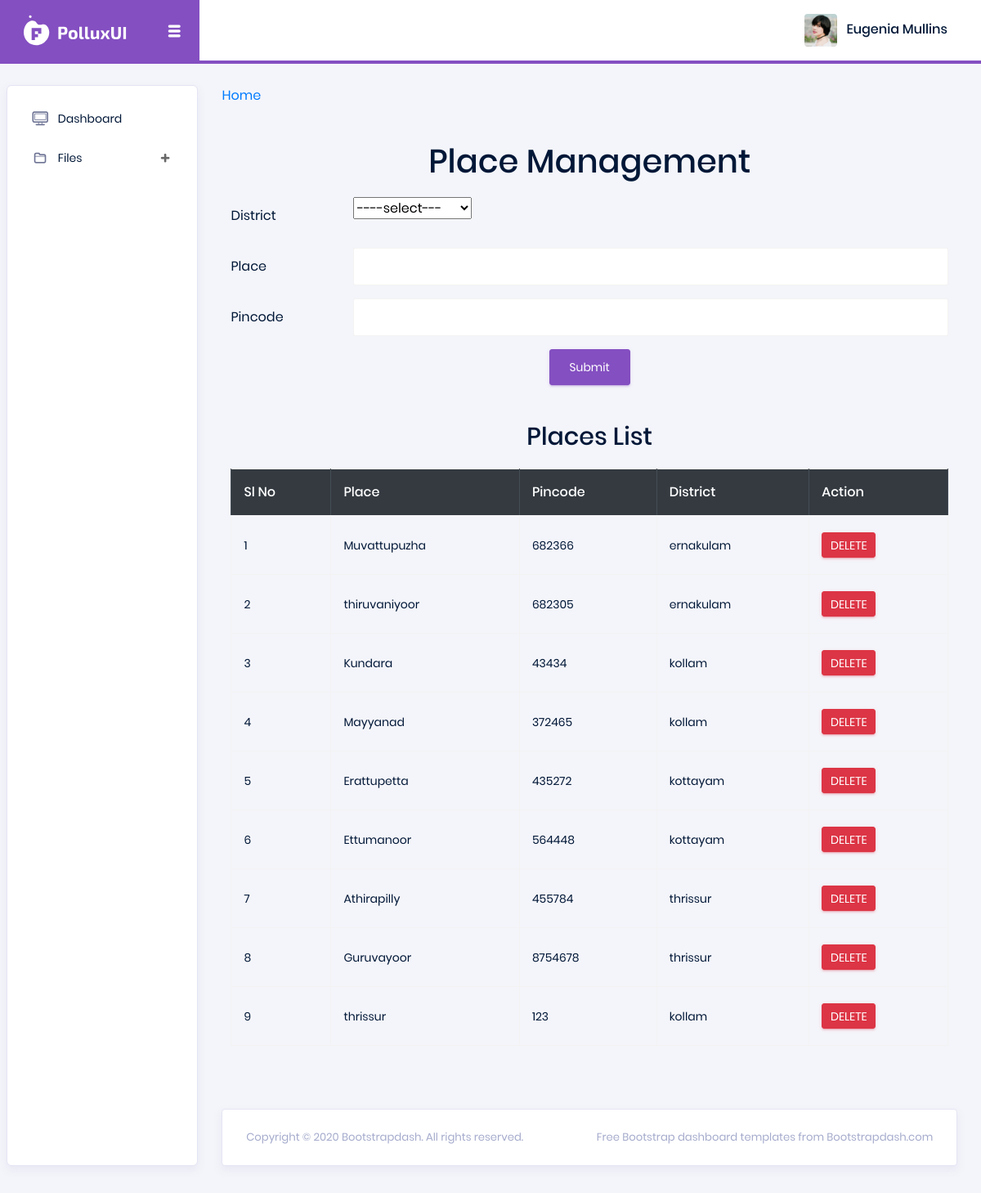
The page /Project/Admin/Place.php on the database its author committed.
### tables this page shows
CREATE TABLE `tbl_place` (
  `place_id` int(11) NOT NULL,
  `place_name` varchar(60) NOT NULL,
  `place_pincode` int(60) NOT NULL,
  `district_id` int(11) NOT NULL
);

CREATE TABLE `tbl_district` (
  `district_id` int(11) NOT NULL,
  `district_name` varchar(60) NOT NULL
);

### Project/Admin/Place.php (the view, shortened to what this page needs)
<?php
include("Head.php");
 include("../Assets/Connection/Connection.php");
		?>
<!DOCTYPE html PUBLIC "-//W3C//DTD XHTML 1.0 Transitional//EN" "http://www.w3.org/TR/xhtml1/DTD/xhtml1-transitional.dtd">
<html xmlns="http://www.w3.org/1999/xhtml">
<head>
</head>
<body>
<a href="HomePage.php">Home </a>
<div class="container my-5">
        <h2 class="text-center mb-4">Place Management</h2>
        <form id="form1" name="form1" method="post" action="">
            <div class="row mb-3">
                <label for="SelDistrict" class="col-sm-2 col-form-label">District</label>
                <div class="col-sm-10">
                    <select class="form-select" name="SelDistrict" id="SelDistrict" required>
                        <option value="----select---">----select---</option>
                    </select>
                </div>
            </div>
            <div class="row mb-3">
                <label for="txt_place" class="col-sm-2 col-form-label">Place</label>
                <div class="col-sm-10">
                    <input required type="text" class="form-control" name="txt_place" id="txt_place" />
                </div>
            </div>
            <div class="row mb-3">
                <label for="txt_pincode" class="col-sm-2 col-form-label">Pincode</label>
                <div class="col-sm-10">
                    <input required type="text" class="form-control" name="txt_pincode" id="txt_pincode" />
                </div>
            </div>
            <div class="row">
                <div class="col text-center">
                    <input type="submit" class="btn btn-primary" name="btn_submit" id="btn_submit" value="Submit" />
                </div>
            </div>
        </form>
        <h3 class="text-center mt-5">Places List</h3>
        <div class="table-responsive">
            <table class="table table-bordered table-hover mt-3">
                <thead class="table-dark">
                    <tr>
                        <th>Sl No</th>
                        <th>Place</th>
                        <th>Pincode</th>
                        <th>District</th>
                        <th>Action</th>
                    </tr>
                </thead>
                <tbody>
                    <?php
                    $selQry = "select * from tbl_place p inner join tbl_district d on p.district_id=d.district_id";
                    $result = $con->query($selQry);
                    $i = 0;
                    while ($data = $result->fetch_assoc()) {
                        $i++;
                    ?>
                        <tr>
                            <td><?php echo $i ?></td>
                            <td><?php echo $data['place_name'] ?></td>
                            <td><?php echo $data['place_pincode'] ?></td>
                            <td><?php echo $data['district_name'] ?></td>
                            <td>
                                <a href="Place.php?delID=<?php echo $data['place_id'] ?>" class="btn btn-danger btn-sm">DELETE</a>
                            </td>
                        </tr>
                    <?php
                    }
                    ?>
                </tbody>
            </table>
        </div>
    </div>
</body>
</html>
<?php
        include("Foot.php");
        ?>

### Project/Admin/Head.php (shortened to what this page needs)
<!DOCTYPE html>
<html lang="en">
<head>
  <link rel="stylesheet" href="../Assets/Templates/Admin/vendors/typicons/typicons.css">
  <link rel="stylesheet" href="../Assets/Templates/Admin/vendors/css/vendor.bundle.base.css">
  <link rel="stylesheet" href="../Assets/Templates/Admin/css/vertical-layout-light/style.css">
</head>
<body>
  <div class="container-scroller">
    <nav class="navbar col-lg-12 col-12 p-0 fixed-top d-flex flex-row">
      <div class="navbar-brand-wrapper d-flex justify-content-center">
        <div class="navbar-brand-inner-wrapper d-flex justify-content-between align-items-center w-100">
          <a class="navbar-brand brand-logo" href="index.html"><img src="../Assets/Templates/Admin/images/logo.svg" alt="logo"/></a>
          <button class="navbar-toggler navbar-toggler align-self-center" type="button" data-toggle="minimize">
            <span class="typcn typcn-th-menu"></span>
          </button>
        </div>
      </div>
      <div class="navbar-menu-wrapper d-flex align-items-center justify-content-end">
        <ul class="navbar-nav mr-lg-2">
          <li class="nav-item nav-profile dropdown">
            <a class="nav-link" href="#" data-toggle="dropdown" id="profileDropdown">
              <img src="../Assets/Templates/Admin/images/faces/face5.jpg" alt="profile"/>
              <span class="nav-profile-name">Eugenia Mullins</span>
            </a>
          </li>
        </ul>
      </div>
    </nav>
    <div class="container-fluid page-body-wrapper">
      <nav class="sidebar sidebar-offcanvas" id="sidebar">
        <ul class="nav">
          <li class="nav-item">
            <a class="nav-link" href="index.html">
              <i class="typcn typcn-device-desktop menu-icon"></i>
              <span class="menu-title">Dashboard</span>
            </a>
          </li>
          <li class="nav-item">
    <a class="nav-link" data-toggle="collapse" href="#files" aria-expanded="false" aria-controls="files">
        <i class="typcn typcn-folder menu-icon"></i>
        <span class="menu-title">Files</span>
        <i class="menu-arrow"></i>
    </a>
</li>
        </ul>
      </nav>
      <div class="main-panel">
        <div class="content-wrapper">

### Project/Admin/Foot.php (shortened to what this page needs)
</div>
        <footer class="footer">
            <div class="card">
                <div class="card-body">
                    <div class="d-sm-flex justify-content-center justify-content-sm-between">
                        <span class="text-muted text-center text-sm-left d-block d-sm-inline-block">Copyright © 2020 <a href="https://www.bootstrapdash.com/" class="text-muted" target="_blank">Bootstrapdash</a>. All rights reserved.</span>
                        <span class="float-none float-sm-right d-block mt-1 mt-sm-0 text-center text-muted">Free <a href="https://www.bootstrapdash.com/" class="text-muted" target="_blank">Bootstrap dashboard</a> templates from Bootstrapdash.com</span>
                    </div>
                </div>
            </div>
        </footer>
      </div>
    </div>
  </div>
</body>
</html>

### rows shown on the page
tbl_place: place_name "Muvattupuzha", place_pincode "682366", district.district_name "ernakulam"
tbl_place: place_name "thiruvaniyoor", place_pincode "682305", district.district_name "ernakulam"
tbl_place: place_name "Kundara", place_pincode "43434", district.district_name "kollam"
tbl_place: place_name "Mayyanad", place_pincode "372465", district.district_name "kollam"
tbl_place: place_name "Erattupetta", place_pincode "435272", district.district_name "kottayam"
tbl_place: place_name "Ettumanoor", place_pincode "564448", district.district_name "kottayam"
tbl_place: place_name "Athirapilly", place_pincode "455784", district.district_name "thrissur"
tbl_place: place_name "Guruvayoor", place_pincode "8754678", district.district_name "thrissur"
tbl_place: place_name "thrissur", place_pincode "123", district.district_name "kollam"
